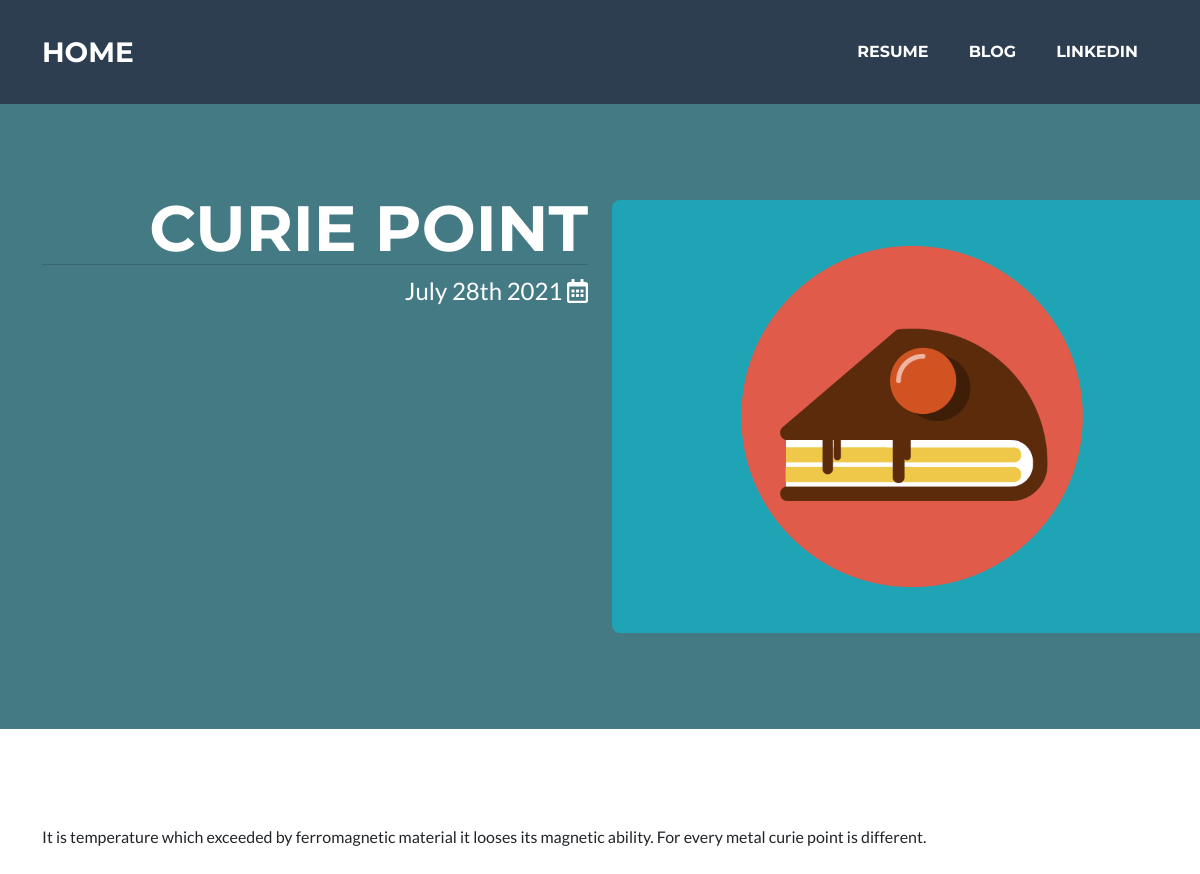
Screenshot of /blog/32/ with the database file from the repository.
### blog/models.py (models this page shows, shortened)
class Blog(models.Model):  # only properties in models class need migrations. function do not
    title = models.CharField(max_length=200)
    date = models.DateField(auto_now=True)
    text = models.TextField()
    image = models.ImageField(upload_to='blog/images/', blank=True)

### blog/views.py (the view)
# urls.py: path('<int:blog_id>/', views.detail, name='detail'),
def detail(request, blog_id):
    blog = get_object_or_404(Blog, pk=blog_id)
    return render(request, 'blog/detail.html', {'blog': blog})

### blog/templates/blog/detail.html
{% extends 'portfolio/base.html' %}
{% block content %}
<header class="masthead bg-primary text-white">
    <div class="container">
        <div class="row">
            <div class="col-lg-6 text-end">
                <h1 class="masthead-heading text-uppercase">{{ blog.title }}</h1>
                <div class="dropdown-divider"></div>
                <p class="masthead-subheading font-weight-light mb-0">{{ blog.date|date:'F jS Y' }}
                    <i class="far fa-calendar-alt"></i>
                </p>
            </div>
            <div class="col-lg-6">
                {% if blog.image %}
                <img class=" rounded" width="600" src="{{ blog.image.url }}">
                {% endif %}
            </div>
        </div>
    </div>
</header>
<body>
<section class="page-section">
    <div class="container">
        <p class="text-body">{{ blog.text|safe }}</p>
    </div>
</section>
</body>
{% endblock %}

### rows the page displays
Blog: title "CURIE POINT", date "July 28th 2021", image (picture), text "It is temperature which exceeded by ferromagnetic material it looses its magnetic ability. For every metal curie point is different."
